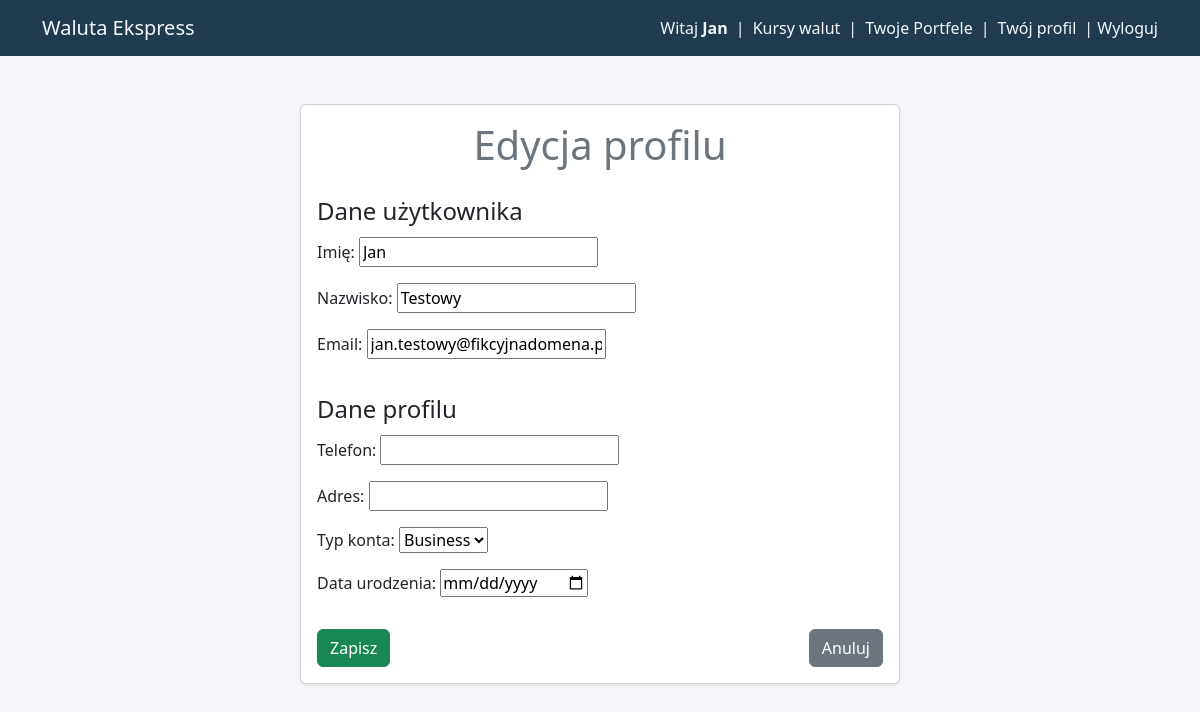
Page /profile/edit/ (signed in) on the earlier database version.
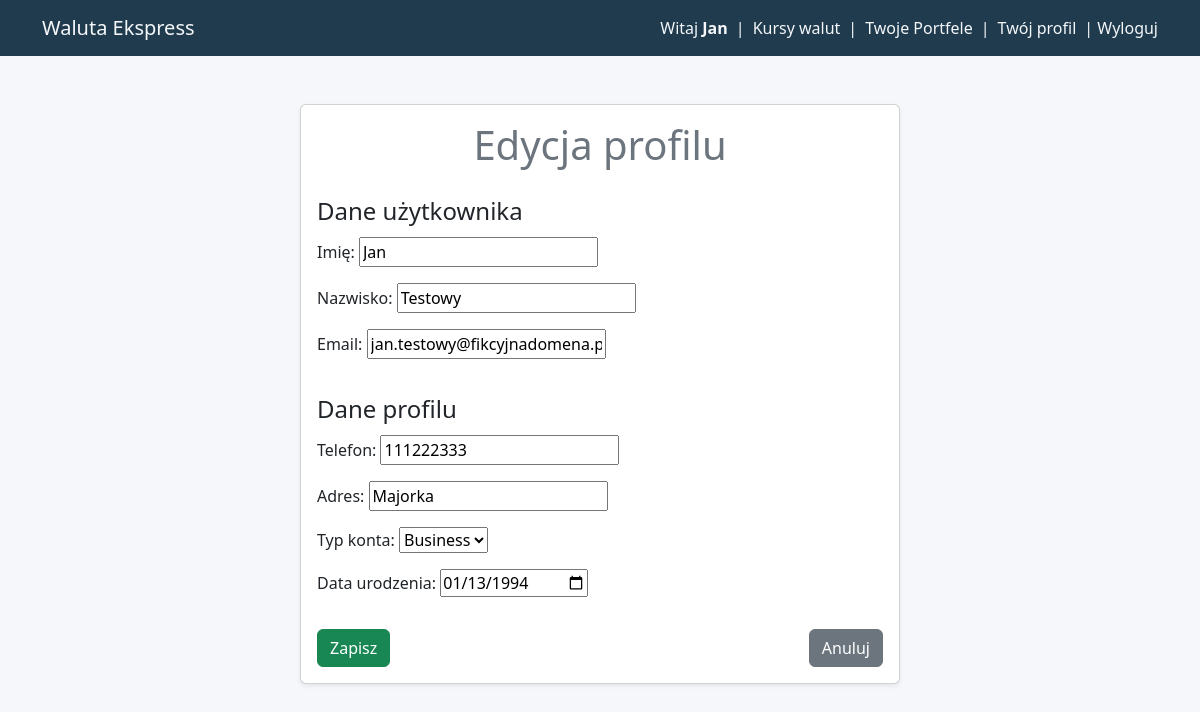
Same page on the later database version.
### apps/backend_brokers/models.py (models this page shows, shortened)
class Profile(models.Model):
    user = models.OneToOneField(User, on_delete=models.CASCADE)
    phone_number = models.CharField(max_length=20, blank=True)
    address = models.CharField(max_length=255, blank=True)
    account_type = models.CharField(
        max_length=20, choices=ACCOUNT_CHOICES, default="personal"
    )
    date_of_birth = models.DateField(null=True, blank=True)
    transaction_limit = models.PositiveIntegerField(default=10)
    wallet_limit = models.PositiveIntegerField(default=5)
    created_at = models.DateTimeField(auto_now_add=True)
    updated_at = models.DateTimeField(auto_now=True)

### apps/backend_brokers/views.py (the view, shortened to what this page needs)
# urls.py: path("profile/edit/", views.profile_edit, name="profile_edit"),
@login_required
def profile_edit(request):
    user_form = UserEditForm(instance=request.user)
    profile_form = ProfileEditForm(instance=request.user.profile)
    return render(
        request,
        "backend_brokers/profile_edit.html",
        {
            "uform": user_form,
            "pform": profile_form,
        },
    )

### apps/backend_brokers/forms.py (shortened to what this page needs)
class UserEditForm(forms.ModelForm):
    class Meta:
        model = User
        fields = ["first_name", "last_name", "email"]
        labels = {
            "first_name": "Imię",
            "last_name": "Nazwisko",
            "email": "Email",
        }

class ProfileEditForm(forms.ModelForm):
    class Meta:
        model = Profile
        fields = ["phone_number", "address", "account_type", "date_of_birth"]
        labels = {
            "phone_number": "Telefon",
            "address": "Adres",
            "account_type": "Typ konta",
            "date_of_birth": "Data urodzenia",
        }
        widgets = {
            "date_of_birth": forms.DateInput(attrs={"type": "date"}),
        }

### apps/backend_brokers/templates/backend_brokers/profile_edit.html (shortened to what this page needs)
{% extends 'backend_brokers/base.html' %}
{% block content %}
<div class="container mt-5">
    <div class="card shadow-sm mx-auto" style="max-width: 600px;">
        <div class="card-body">
            <h1 class="card-title text-center mb-4" style="color: #6c757d;">Edycja profilu</h1>
            <form method="post">
                <fieldset class="mb-3">
                    <legend>Dane użytkownika</legend>
                    {{ uform.as_p }}
                </fieldset>
                <fieldset class="mb-3">
                    <legend>Dane profilu</legend>
                    {{ pform.as_p }}
                </fieldset>
                <div class="d-flex justify-content-between">
                    <button type="submit" class="btn btn-success">Zapisz</button>
                    <a href="{% url 'profile' %}" class="btn btn-secondary">Anuluj</a>
                </div>
            </form>
        </div>
    </div>
</div>
{% endblock %}

### apps/backend_brokers/templates/backend_brokers/base.html (shortened to what this page needs)
<!DOCTYPE html>
{% load static %}
<html lang="pl">
<head>
    <link href="https://cdn.jsdelivr.net/npm/bootstrap@5.3.2/dist/css/bootstrap.min.css" rel="stylesheet">
    <link rel="stylesheet" href="{% static 'backend_brokers/css/style.css' %}">
</head>
<body>
<nav class="navbar navbar-expand-lg navbar-custom">
  <div class="container">
    <a class="navbar-brand" href="{% url 'home' %}">Waluta Ekspress</a>
    <div class="collapse navbar-collapse justify-content-end">
        {% if user.is_authenticated and user.profile %}
            Witaj&nbsp;<strong class="me-2">{{ user.first_name }}</strong>|
            <a class="nav-link d-inline mx-2" href="{% url 'exchange_rates' %}">Kursy walut</a>|
            <a class="nav-link d-inline mx-2" href="{% url 'wallets' %}">Twoje Portfele</a>|
            <a class="nav-link d-inline mx-2" href="{% url 'profile' %}">Twój profil</a>|
            <form action="{% url 'logout' %}" method="post" class="d-inline">
                <button type="submit" class="logout-btn">&nbsp;Wyloguj</button>
            </form>
        {% else %}
            <a class="btn btn-success btn-sm me-2" href="{% url 'register' %}">Zarejestruj się</a>
            <a class="btn btn-secondary btn-sm" href="{% url 'login' %}">Zaloguj się</a>
        {% endif %}
    </div>
  </div>
</nav>
<div class="container mt-5">
    {% block content %}{% endblock %}
</div>
</body>
</html>

### apps/backend_brokers/templates/backend_brokers/base.html (style rules this page uses)
body { background-color: #f5f7fa; color: #333; }
.navbar-custom { background-color: #1f3b4d; color: #f5f7fa; }
.navbar-custom .navbar-brand, .navbar-custom .nav-link, .navbar-custom button { color: #f5f7fa; }
button.logout-btn { background: none; border: none; color: inherit; padding: 0; margin: 0; }

Differences in the rows shown:
changed Profile "Business": phone_number (not shown) → "111222333"; address (not shown) → "Majorka"; date_of_birth (not shown) → "01/13/1994"
